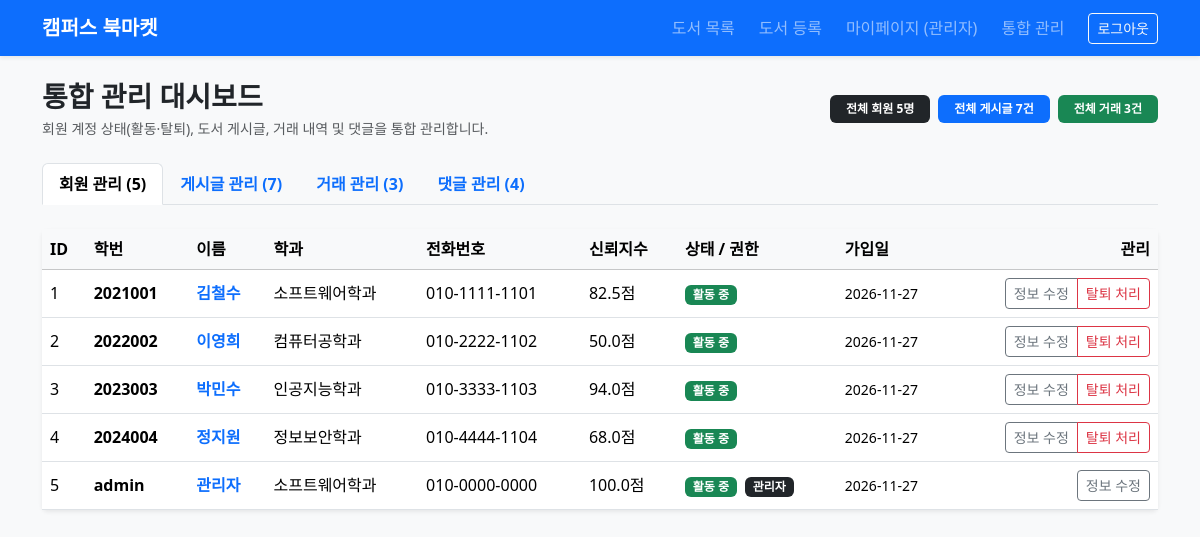
Screenshot of /admin (signed in) with the database file from the repository.
### tables this page shows
CREATE TABLE users (
    id INTEGER PRIMARY KEY AUTOINCREMENT,
    student_id TEXT NOT NULL,
    name TEXT NOT NULL,
    department TEXT NOT NULL DEFAULT '소프트웨어학과',
    phone TEXT NOT NULL DEFAULT '',
    password_hash TEXT NOT NULL,
    trust_score REAL NOT NULL DEFAULT 50.0,
    is_admin INTEGER NOT NULL DEFAULT 0,
    is_deleted INTEGER NOT NULL DEFAULT 0,
    created_at TIMESTAMP DEFAULT CURRENT_TIMESTAMP
);

### app.py (the view)
@app.route('/admin')
def admin_dashboard():
    if not is_admin_user():
        flash('접근 권한이 없습니다.', 'danger')
        return redirect(url_for('index'))
    db = get_db()
    cursor = db.cursor()
    cursor.execute("SELECT * FROM users ORDER BY id ASC")
    all_users = cursor.fetchall()
    cursor.execute(
        """SELECT b.*, u.name AS seller_name, u.student_id AS seller_student_id
           FROM books b
           JOIN users u ON b.seller_id = u.id
           ORDER BY b.id DESC"""
    )
    all_books = cursor.fetchall()
    cursor.execute(
        """SELECT t.*, b.title AS book_title,
                  buyer.name AS buyer_name, buyer.student_id AS buyer_student_id,
                  seller.name AS seller_name, seller.student_id AS seller_student_id,
                  r.id AS review_id
           FROM trades t
           JOIN books b ON t.book_id = b.id
           JOIN users buyer ON t.buyer_id = buyer.id
           JOIN users seller ON t.seller_id = seller.id
           LEFT JOIN reviews r ON t.id = r.trade_id
           ORDER BY t.id DESC"""
    )
    all_trades = cursor.fetchall()
    cursor.execute(
        """SELECT c.*, u.name AS author_name, u.student_id AS author_student_id, b.title AS book_title
           FROM comments c
           JOIN users u ON c.user_id = u.id
           JOIN books b ON c.book_id = b.id
           ORDER BY c.id DESC"""
    )
    all_comments = cursor.fetchall()
    return render_template(
        'admin.html',
        users=all_users,
        books=all_books,
        trades=all_trades,
        comments=all_comments
    )

### app.py (called while the page is built)
def is_admin_user():
    return bool(g.user and g.user['is_admin'] == 1)

def get_db():
    if 'db' not in g:
        g.db = sqlite3.connect(app.config['DATABASE'])
        g.db.row_factory = sqlite3.Row
    return g.db

@app.before_request
def load_logged_in_user():
    user_id = session.get('user_id')
    if user_id is None:
        g.user = None
    else:
        cursor = get_db().cursor()
        cursor.execute(
            "SELECT id, student_id, name, department, phone, trust_score, is_admin, is_deleted FROM users WHERE id = ?",
            (user_id,)
        )
        user = cursor.fetchone()
        if user is None or user['is_deleted'] == 1:
            session.clear()
            g.user = None
        else:
            g.user = user

### templates/admin.html (shortened to what this page needs)
{% extends 'base.html' %}
{% block content %}
<div class="d-flex flex-wrap justify-content-between align-items-center mb-4 gap-2">
  <div>
    <h3 class="fw-bold mb-1">통합 관리 대시보드</h3>
    <p class="text-muted small mb-0">회원 계정 상태(활동·탈퇴), 도서 게시글, 거래 내역 및 댓글을 통합 관리합니다.</p>
  </div>
  <div class="d-flex gap-2">
    <span class="badge bg-dark py-2 px-3">전체 회원 {{ users|length }}명</span>
    <span class="badge bg-primary py-2 px-3">전체 게시글 {{ books|length }}건</span>
    <span class="badge bg-success py-2 px-3">전체 거래 {{ trades|length }}건</span>
  </div>
</div>
<ul class="nav nav-tabs mb-4" id="adminTabs" role="tablist">
  <li class="nav-item" role="presentation">
    <button class="nav-link active fw-bold" id="users-tab" data-bs-toggle="tab" data-bs-target="#users-pane" type="button" role="tab">
      회원 관리 ({{ users|length }})
    </button>
  </li>
  <li class="nav-item" role="presentation">
    <button class="nav-link fw-bold" id="books-tab" data-bs-toggle="tab" data-bs-target="#books-pane" type="button" role="tab">
      게시글 관리 ({{ books|length }})
    </button>
  </li>
  <li class="nav-item" role="presentation">
    <button class="nav-link fw-bold" id="trades-tab" data-bs-toggle="tab" data-bs-target="#trades-pane" type="button" role="tab">
      거래 관리 ({{ trades|length }})
    </button>
  </li>
  <li class="nav-item" role="presentation">
    <button class="nav-link fw-bold" id="comments-tab" data-bs-toggle="tab" data-bs-target="#comments-pane" type="button" role="tab">
      댓글 관리 ({{ comments|length }})
    </button>
  </li>
</ul>
<div class="tab-content" id="adminTabsContent">
  <div class="tab-pane fade show active" id="users-pane" role="tabpanel">
    <div class="card shadow-sm border-0">
      <div class="table-responsive">
        <table class="table table-hover align-middle mb-0">
          <thead class="table-light">
            <tr>
              <th>ID</th>
              <th>학번</th>
              <th>이름</th>
              <th>학과</th>
              <th>전화번호</th>
              <th>신뢰지수</th>
              <th>상태 / 권한</th>
              <th>가입일</th>
              <th class="text-end">관리</th>
            </tr>
          </thead>
          <tbody>
            {% for u in users %}
              <tr class="{% if u['is_deleted'] == 1 %}table-secondary text-muted{% endif %}">
                <td>{{ u['id'] }}</td>
                <td class="fw-semibold">{{ u['student_id'] }}</td>
                <td>
                  <a href="{{ url_for('user_profile', user_id=u['id']) }}" class="text-decoration-none fw-semibold">
                    {{ u['name'] }}
                  </a>
                </td>
                <td>{{ u['department'] or '-' }}</td>
                <td>{{ u['phone'] or '-' }}</td>
                <td>{{ '%.1f'|format(u['trust_score']) }}점</td>
                <td>
                  {% if u['is_deleted'] == 1 %}
                    <span class="badge bg-danger">탈퇴</span>
                  {% else %}
                    <span class="badge bg-success">활동 중</span>
                  {% endif %}
                  {% if u['is_admin'] == 1 %}
                    <span class="badge bg-dark ms-1">관리자</span>
                  {% endif %}
                </td>
                <td class="small">{{ u['created_at'][:10] if u['created_at'] else '-' }}</td>
                <td class="text-end">
                  <div class="btn-group btn-group-sm">
                    <a href="{{ url_for('user_profile', user_id=u['id'], tab='edit') }}" class="btn btn-outline-secondary">
                      정보 수정
                    </a>
                    {% if u['student_id'] != 'admin' %}
                      {% if u['is_deleted'] == 0 %}
                        <button type="button" class="btn btn-outline-danger"
                                data-user-id="{{ u['id'] }}"
                                data-user-name="{{ u['name'] }}"
                                onclick="withdrawUserByAdmin(this)">
                          탈퇴 처리
                        </button>
                      {% endif %}
                    {% endif %}
                  </div>
                </td>
              </tr>
            {% endfor %}
          </tbody>
        </table>
      </div>
    </div>
  </div>
</div>
{% endblock %}

### templates/base.html (shortened to what this page needs)
<!DOCTYPE html>
<html lang="ko">
<head>
    <link href="https://cdn.jsdelivr.net/npm/bootstrap@5.3.3/dist/css/bootstrap.min.css" rel="stylesheet">
</head>
<body class="bg-light d-flex flex-column min-vh-100">
    <nav class="navbar navbar-expand-lg navbar-dark bg-primary shadow-sm mb-4">
        <div class="container">
            <a class="navbar-brand fw-bold" href="{{ url_for('index') }}">캠퍼스 북마켓</a>
            <div class="collapse navbar-collapse" id="mainNavbar">
                <ul class="navbar-nav ms-auto align-items-lg-center gap-lg-2">
                    <li class="nav-item">
                        <a class="nav-link" href="{{ url_for('index') }}">도서 목록</a>
                    </li>
                    {% if g.user %}
                    <li class="nav-item">
                        <a class="nav-link" href="{{ url_for('register_book') }}">도서 등록</a>
                    </li>
                    <li class="nav-item">
                        <a class="nav-link" href="{{ url_for('my_profile') }}">마이페이지 ({{ g.user.name }})</a>
                    </li>
                    {% if g.user.is_admin == 1 %}
                    <li class="nav-item">
                        <a class="nav-link" href="{{ url_for('admin_dashboard') }}">통합 관리</a>
                    </li>
                    {% endif %}
                    <li class="nav-item">
                        <a class="btn btn-sm btn-outline-light ms-lg-2" href="{{ url_for('logout') }}">로그아웃</a>
                    </li>
                    {% endif %}
                </ul>
            </div>
        </div>
    </nav>
    <main class="container flex-grow-1 mb-5">
        {% block content %}{% endblock %}
    </main>
</body>
</html>

### rows the page displays
users: user.name "관리자", id "5", student_id "admin", name "관리자", department "소프트웨어학과", phone "010-0000-0000", trust_score "100.0", is_deleted "활동 중", is_admin "관리자", created_at "2026-11-27"
users: id "1", student_id "2021001", name "김철수", department "소프트웨어학과", phone "010-1111-1101", trust_score "82.5", is_deleted "활동 중", created_at "2026-11-27"
users: id "2", student_id "2022002", name "이영희", department "컴퓨터공학과", phone "010-2222-1102", trust_score "50.0", is_deleted "활동 중", created_at "2026-11-27"
users: id "3", student_id "2023003", name "박민수", department "인공지능학과", phone "010-3333-1103", trust_score "94.0", is_deleted "활동 중", created_at "2026-11-27"
users: id "4", student_id "2024004", name "정지원", department "정보보안학과", phone "010-4444-1104", trust_score "68.0", is_deleted "활동 중", created_at "2026-11-27"

### other values shown
{{ users|length }} "5"
{{ books|length }} "7"
{{ trades|length }} "3"
{{ comments|length }} "4"
